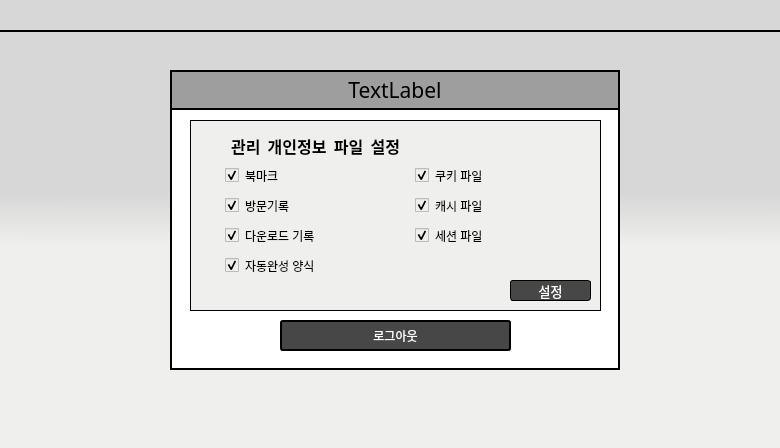
<?xml version="1.0" encoding="UTF-8"?>
<ui version="4.0">
 <class>Dialog</class>
 <widget class="QDialog" name="Dialog">
  <property name="geometry">
   <rect>
    <x>0</x>
    <y>0</y>
    <width>780</width>
    <height>448</height>
   </rect>
  </property>
  <property name="windowTitle">
   <string>PIM AGENT</string>
  </property>
  <property name="styleSheet">
   <string notr="true">background-color:qlineargradient(spread:pad, x1:0.5, y1:0.432, x2:0.499682, y2:0.551, stop:0 rgba(215, 215, 215, 255), stop:1 rgba(239, 239, 237, 255))</string>
  </property>
  <widget class="QFrame" name="frame">
   <property name="geometry">
    <rect>
     <x>170</x>
     <y>70</y>
     <width>450</width>
     <height>300</height>
    </rect>
   </property>
   <property name="font">
    <font>
     <family>함초롬돋움</family>
     <pointsize>12</pointsize>
    </font>
   </property>
   <property name="styleSheet">
    <string notr="true">background-color:#ffffff;
border: 2px solid black;
</string>
   </property>
   <property name="frameShape">
    <enum>QFrame::StyledPanel</enum>
   </property>
   <property name="frameShadow">
    <enum>QFrame::Raised</enum>
   </property>
   <widget class="QLabel" name="titleLabel">
    <property name="geometry">
     <rect>
      <x>0</x>
      <y>0</y>
      <width>450</width>
      <height>40</height>
     </rect>
    </property>
    <property name="font">
     <font>
      <family>Andalus</family>
      <pointsize>16</pointsize>
     </font>
    </property>
    <property name="styleSheet">
     <string notr="true">color: black;
background-color: #9E9E9E;
text-align:center;</string>
    </property>
    <property name="text">
     <string>TextLabel</string>
    </property>
    <property name="alignment">
     <set>Qt::AlignCenter</set>
    </property>
   </widget>
   <widget class="QPushButton" name="logoutBtn">
    <property name="geometry">
     <rect>
      <x>110</x>
      <y>250</y>
      <width>231</width>
      <height>31</height>
     </rect>
    </property>
    <property name="palette">
     <palette>
      <active>
       <colorrole role="WindowText">
        <brush brushstyle="SolidPattern">
         <color alpha="255">
          <red>255</red>
          <green>255</green>
          <blue>255</blue>
         </color>
        </brush>
       </colorrole>
       <colorrole role="Button">
        <brush brushstyle="SolidPattern">
         <color alpha="255">
          <red>71</red>
          <green>71</green>
          <blue>71</blue>
         </color>
        </brush>
       </colorrole>
       <colorrole role="Text">
        <brush brushstyle="SolidPattern">
         <color alpha="255">
          <red>255</red>
          <green>255</green>
          <blue>255</blue>
         </color>
        </brush>
       </colorrole>
       <colorrole role="ButtonText">
        <brush brushstyle="SolidPattern">
         <color alpha="255">
          <red>255</red>
          <green>255</green>
          <blue>255</blue>
         </color>
        </brush>
       </colorrole>
       <colorrole role="Base">
        <brush brushstyle="SolidPattern">
         <color alpha="255">
          <red>71</red>
          <green>71</green>
          <blue>71</blue>
         </color>
        </brush>
       </colorrole>
       <colorrole role="Window">
        <brush brushstyle="SolidPattern">
         <color alpha="255">
          <red>71</red>
          <green>71</green>
          <blue>71</blue>
         </color>
        </brush>
       </colorrole>
      </active>
      <inactive>
       <colorrole role="WindowText">
        <brush brushstyle="SolidPattern">
         <color alpha="255">
          <red>255</red>
          <green>255</green>
          <blue>255</blue>
         </color>
        </brush>
       </colorrole>
       <colorrole role="Button">
        <brush brushstyle="SolidPattern">
         <color alpha="255">
          <red>71</red>
          <green>71</green>
          <blue>71</blue>
         </color>
        </brush>
       </colorrole>
       <colorrole role="Text">
        <brush brushstyle="SolidPattern">
         <color alpha="255">
          <red>255</red>
          <green>255</green>
          <blue>255</blue>
         </color>
        </brush>
       </colorrole>
       <colorrole role="ButtonText">
        <brush brushstyle="SolidPattern">
         <color alpha="255">
          <red>255</red>
          <green>255</green>
          <blue>255</blue>
         </color>
        </brush>
       </colorrole>
       <colorrole role="Base">
        <brush brushstyle="SolidPattern">
         <color alpha="255">
          <red>71</red>
          <green>71</green>
          <blue>71</blue>
         </color>
        </brush>
       </colorrole>
       <colorrole role="Window">
        <brush brushstyle="SolidPattern">
         <color alpha="255">
          <red>71</red>
          <green>71</green>
          <blue>71</blue>
         </color>
        </brush>
       </colorrole>
      </inactive>
      <disabled>
       <colorrole role="WindowText">
        <brush brushstyle="SolidPattern">
         <color alpha="255">
          <red>255</red>
          <green>255</green>
          <blue>255</blue>
         </color>
        </brush>
       </colorrole>
       <colorrole role="Button">
        <brush brushstyle="SolidPattern">
         <color alpha="255">
          <red>71</red>
          <green>71</green>
          <blue>71</blue>
         </color>
        </brush>
       </colorrole>
       <colorrole role="Text">
        <brush brushstyle="SolidPattern">
         <color alpha="255">
          <red>255</red>
          <green>255</green>
          <blue>255</blue>
         </color>
        </brush>
       </colorrole>
       <colorrole role="ButtonText">
        <brush brushstyle="SolidPattern">
         <color alpha="255">
          <red>255</red>
          <green>255</green>
          <blue>255</blue>
         </color>
        </brush>
       </colorrole>
       <colorrole role="Base">
        <brush brushstyle="SolidPattern">
         <color alpha="255">
          <red>71</red>
          <green>71</green>
          <blue>71</blue>
         </color>
        </brush>
       </colorrole>
       <colorrole role="Window">
        <brush brushstyle="SolidPattern">
         <color alpha="255">
          <red>71</red>
          <green>71</green>
          <blue>71</blue>
         </color>
        </brush>
       </colorrole>
      </disabled>
     </palette>
    </property>
    <property name="styleSheet">
     <string notr="true">color: white;
background-color:#474747;
border-style: solid;
border-radius:3px;</string>
    </property>
    <property name="text">
     <string>로그아웃</string>
    </property>
   </widget>
   <widget class="QFrame" name="frame_2">
    <property name="geometry">
     <rect>
      <x>20</x>
      <y>50</y>
      <width>411</width>
      <height>191</height>
     </rect>
    </property>
    <property name="styleSheet">
     <string notr="true">background-color:#EFEFED;
border: 1px solid;</string>
    </property>
    <property name="frameShape">
     <enum>QFrame::StyledPanel</enum>
    </property>
    <property name="frameShadow">
     <enum>QFrame::Raised</enum>
    </property>
    <widget class="QCheckBox" name="visitCheckBox">
     <property name="geometry">
      <rect>
       <x>30</x>
       <y>70</y>
       <width>141</width>
       <height>31</height>
      </rect>
     </property>
     <property name="styleSheet">
      <string notr="true">background-color:#EFEFED;
border: 5px solid #EFEFED;</string>
     </property>
     <property name="text">
      <string>방문기록</string>
     </property>
     <property name="checked">
      <bool>true</bool>
     </property>
    </widget>
    <widget class="QCheckBox" name="downloadCheckBox">
     <property name="geometry">
      <rect>
       <x>30</x>
       <y>100</y>
       <width>141</width>
       <height>31</height>
      </rect>
     </property>
     <property name="styleSheet">
      <string notr="true">background-color:#EFEFED;
border: 5px solid #EFEFED;</string>
     </property>
     <property name="text">
      <string>다운로드 기록</string>
     </property>
     <property name="checked">
      <bool>true</bool>
     </property>
    </widget>
    <widget class="QCheckBox" name="bookmarkCheckBox">
     <property name="geometry">
      <rect>
       <x>30</x>
       <y>40</y>
       <width>141</width>
       <height>31</height>
      </rect>
     </property>
     <property name="styleSheet">
      <string notr="true">background-color:#EFEFED;
border: 5px solid #EFEFED;</string>
     </property>
     <property name="text">
      <string>북마크</string>
     </property>
     <property name="checked">
      <bool>true</bool>
     </property>
    </widget>
    <widget class="QCheckBox" name="cookieCheckBox">
     <property name="geometry">
      <rect>
       <x>220</x>
       <y>40</y>
       <width>161</width>
       <height>31</height>
      </rect>
     </property>
     <property name="styleSheet">
      <string notr="true">background-color:#EFEFED;
border: 5px solid #EFEFED;</string>
     </property>
     <property name="text">
      <string>쿠키 파일</string>
     </property>
     <property name="checked">
      <bool>true</bool>
     </property>
    </widget>
    <widget class="QCheckBox" name="autoFormCheckBox">
     <property name="geometry">
      <rect>
       <x>30</x>
       <y>130</y>
       <width>161</width>
       <height>31</height>
      </rect>
     </property>
     <property name="styleSheet">
      <string notr="true">background-color:#EFEFED;
border: 5px solid #EFEFED;</string>
     </property>
     <property name="text">
      <string>자동완성 양식</string>
     </property>
     <property name="checked">
      <bool>true</bool>
     </property>
    </widget>
    <widget class="QCheckBox" name="cacheCheckBox">
     <property name="geometry">
      <rect>
       <x>220</x>
       <y>70</y>
       <width>161</width>
       <height>31</height>
      </rect>
     </property>
     <property name="styleSheet">
      <string notr="true">background-color:#EFEFED;
border: 5px solid #EFEFED;</string>
     </property>
     <property name="text">
      <string>캐시 파일</string>
     </property>
     <property name="checked">
      <bool>true</bool>
     </property>
    </widget>
    <widget class="QCheckBox" name="sessionCheckBox">
     <property name="geometry">
      <rect>
       <x>220</x>
       <y>100</y>
       <width>161</width>
       <height>31</height>
      </rect>
     </property>
     <property name="styleSheet">
      <string notr="true">background-color:#EFEFED;
border: 5px solid #EFEFED;</string>
     </property>
     <property name="text">
      <string>세션 파일</string>
     </property>
     <property name="checked">
      <bool>true</bool>
     </property>
    </widget>
    <widget class="QPushButton" name="setDBBtn">
     <property name="geometry">
      <rect>
       <x>320</x>
       <y>160</y>
       <width>81</width>
       <height>21</height>
      </rect>
     </property>
     <property name="palette">
      <palette>
       <active>
        <colorrole role="WindowText">
         <brush brushstyle="SolidPattern">
          <color alpha="255">
           <red>255</red>
           <green>255</green>
           <blue>255</blue>
          </color>
         </brush>
        </colorrole>
        <colorrole role="Button">
         <brush brushstyle="SolidPattern">
          <color alpha="255">
           <red>71</red>
           <green>71</green>
           <blue>71</blue>
          </color>
         </brush>
        </colorrole>
        <colorrole role="Text">
         <brush brushstyle="SolidPattern">
          <color alpha="255">
           <red>255</red>
           <green>255</green>
           <blue>255</blue>
          </color>
         </brush>
        </colorrole>
        <colorrole role="ButtonText">
         <brush brushstyle="SolidPattern">
          <color alpha="255">
           <red>255</red>
           <green>255</green>
           <blue>255</blue>
          </color>
         </brush>
        </colorrole>
        <colorrole role="Base">
         <brush brushstyle="SolidPattern">
          <color alpha="255">
           <red>71</red>
           <green>71</green>
           <blue>71</blue>
          </color>
         </brush>
        </colorrole>
        <colorrole role="Window">
         <brush brushstyle="SolidPattern">
          <color alpha="255">
           <red>71</red>
           <green>71</green>
           <blue>71</blue>
          </color>
         </brush>
        </colorrole>
       </active>
       <inactive>
        <colorrole role="WindowText">
         <brush brushstyle="SolidPattern">
          <color alpha="255">
           <red>255</red>
           <green>255</green>
           <blue>255</blue>
          </color>
         </brush>
        </colorrole>
        <colorrole role="Button">
         <brush brushstyle="SolidPattern">
          <color alpha="255">
           <red>71</red>
           <green>71</green>
           <blue>71</blue>
          </color>
         </brush>
        </colorrole>
        <colorrole role="Text">
         <brush brushstyle="SolidPattern">
          <color alpha="255">
           <red>255</red>
           <green>255</green>
           <blue>255</blue>
          </color>
         </brush>
        </colorrole>
        <colorrole role="ButtonText">
         <brush brushstyle="SolidPattern">
          <color alpha="255">
           <red>255</red>
           <green>255</green>
           <blue>255</blue>
          </color>
         </brush>
        </colorrole>
        <colorrole role="Base">
         <brush brushstyle="SolidPattern">
          <color alpha="255">
           <red>71</red>
           <green>71</green>
           <blue>71</blue>
          </color>
         </brush>
        </colorrole>
        <colorrole role="Window">
         <brush brushstyle="SolidPattern">
          <color alpha="255">
           <red>71</red>
           <green>71</green>
           <blue>71</blue>
          </color>
         </brush>
        </colorrole>
       </inactive>
       <disabled>
        <colorrole role="WindowText">
         <brush brushstyle="SolidPattern">
          <color alpha="255">
           <red>255</red>
           <green>255</green>
           <blue>255</blue>
          </color>
         </brush>
        </colorrole>
        <colorrole role="Button">
         <brush brushstyle="SolidPattern">
          <color alpha="255">
           <red>71</red>
           <green>71</green>
           <blue>71</blue>
          </color>
         </brush>
        </colorrole>
        <colorrole role="Text">
         <brush brushstyle="SolidPattern">
          <color alpha="255">
           <red>255</red>
           <green>255</green>
           <blue>255</blue>
          </color>
         </brush>
        </colorrole>
        <colorrole role="ButtonText">
         <brush brushstyle="SolidPattern">
          <color alpha="255">
           <red>255</red>
           <green>255</green>
           <blue>255</blue>
          </color>
         </brush>
        </colorrole>
        <colorrole role="Base">
         <brush brushstyle="SolidPattern">
          <color alpha="255">
           <red>71</red>
           <green>71</green>
           <blue>71</blue>
          </color>
         </brush>
        </colorrole>
        <colorrole role="Window">
         <brush brushstyle="SolidPattern">
          <color alpha="255">
           <red>71</red>
           <green>71</green>
           <blue>71</blue>
          </color>
         </brush>
        </colorrole>
       </disabled>
      </palette>
     </property>
     <property name="font">
      <font>
       <family>Agency FB</family>
       <pointsize>10</pointsize>
       <weight>50</weight>
       <bold>false</bold>
      </font>
     </property>
     <property name="styleSheet">
      <string notr="true">color: white;
background-color:#474747;
border-style: solid;
border-radius:3px;</string>
     </property>
     <property name="text">
      <string>설정</string>
     </property>
    </widget>
   </widget>
   <widget class="QLabel" name="userSettingsLabel">
    <property name="geometry">
     <rect>
      <x>40</x>
      <y>60</y>
      <width>211</width>
      <height>31</height>
     </rect>
    </property>
    <property name="font">
     <font>
      <family>Agency FB</family>
      <pointsize>12</pointsize>
      <weight>75</weight>
      <bold>true</bold>
     </font>
    </property>
    <property name="styleSheet">
     <string notr="true">background-color:#EFEFED;
border: 5px solid #EFEFED;</string>
    </property>
    <property name="text">
     <string>관리  개인정보  파일  설정</string>
    </property>
    <property name="alignment">
     <set>Qt::AlignCenter</set>
    </property>
   </widget>
  </widget>
  <widget class="QPushButton" name="closeBtn">
   <property name="geometry">
    <rect>
     <x>790</x>
     <y>40</y>
     <width>41</width>
     <height>31</height>
    </rect>
   </property>
   <property name="styleSheet">
    <string notr="true">QPushButton{
background-color:transparent
}

 QPushButton:hover {
     background-color: rgb(191, 83, 62);
 }</string>
   </property>
   <property name="text">
    <string/>
   </property>
  </widget>
  <widget class="QPushButton" name="minimizeBtn">
   <property name="geometry">
    <rect>
     <x>700</x>
     <y>0</y>
     <width>41</width>
     <height>31</height>
    </rect>
   </property>
   <property name="font">
    <font>
     <family>Arial</family>
     <pointsize>20</pointsize>
    </font>
   </property>
   <property name="styleSheet">
    <string notr="true">QPushButton{
background-color:transparent;
border:transparent;
}

 QPushButton:hover {
     background-color: #9E9E9E;
 }</string>
   </property>
   <property name="text">
    <string/>
   </property>
  </widget>
  <widget class="QPushButton" name="runBackgroundBtn">
   <property name="geometry">
    <rect>
     <x>740</x>
     <y>0</y>
     <width>41</width>
     <height>31</height>
    </rect>
   </property>
   <property name="styleSheet">
    <string notr="true">QPushButton{
background-color:transparent;
border:transparent;
}

 QPushButton:hover {
     background-color: rgb(191, 83, 62);
 }</string>
   </property>
   <property name="text">
    <string/>
   </property>
  </widget>
  <widget class="QLabel" name="titleLabel_2">
   <property name="geometry">
    <rect>
     <x>0</x>
     <y>0</y>
     <width>780</width>
     <height>32</height>
    </rect>
   </property>
   <property name="font">
    <font>
     <family>함초롬돋움</family>
     <pointsize>14</pointsize>
    </font>
   </property>
   <property name="styleSheet">
    <string notr="true">color: black;
background-color: rgba(215, 215, 215, 255);
text-align:center;
 border-bottom: 2px solid black;</string>
   </property>
   <property name="text">
    <string/>
   </property>
   <property name="alignment">
    <set>Qt::AlignCenter</set>
   </property>
  </widget>
  <widget class="QLabel" name="iconlabel">
   <property name="geometry">
    <rect>
     <x>5</x>
     <y>5</y>
     <width>20</width>
     <height>20</height>
    </rect>
   </property>
   <property name="font">
    <font>
     <family>함초롬돋움</family>
     <pointsize>14</pointsize>
    </font>
   </property>
   <property name="styleSheet">
    <string notr="true">color: black;
background-color: rgba(215, 215, 215, 255);
text-align:center;</string>
   </property>
   <property name="text">
    <string/>
   </property>
   <property name="alignment">
    <set>Qt::AlignCenter</set>
   </property>
  </widget>
  <zorder>titleLabel_2</zorder>
  <zorder>frame</zorder>
  <zorder>closeBtn</zorder>
  <zorder>minimizeBtn</zorder>
  <zorder>runBackgroundBtn</zorder>
  <zorder>iconlabel</zorder>
 </widget>
 <resources/>
 <connections/>
</ui>
